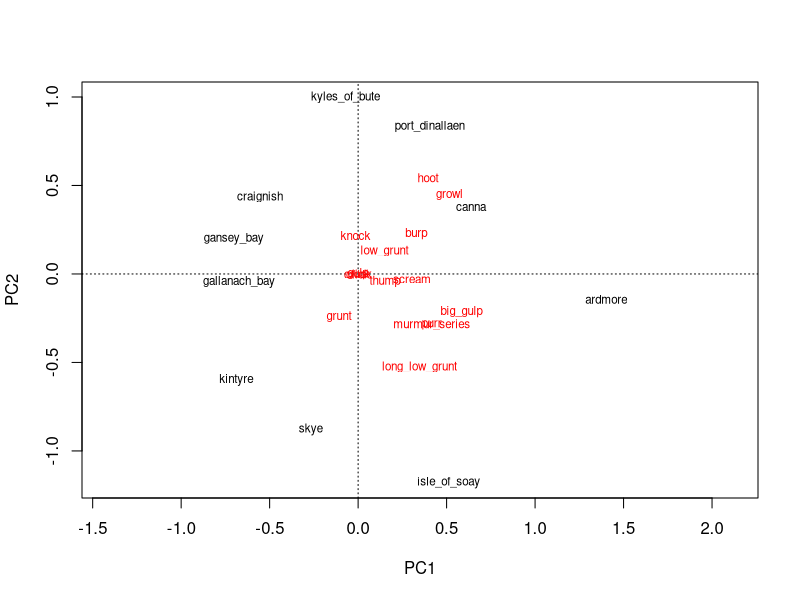
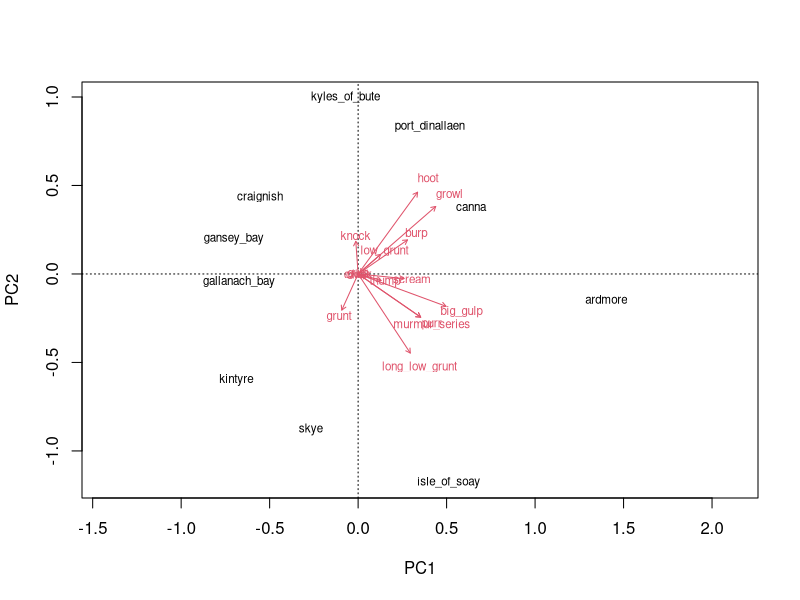
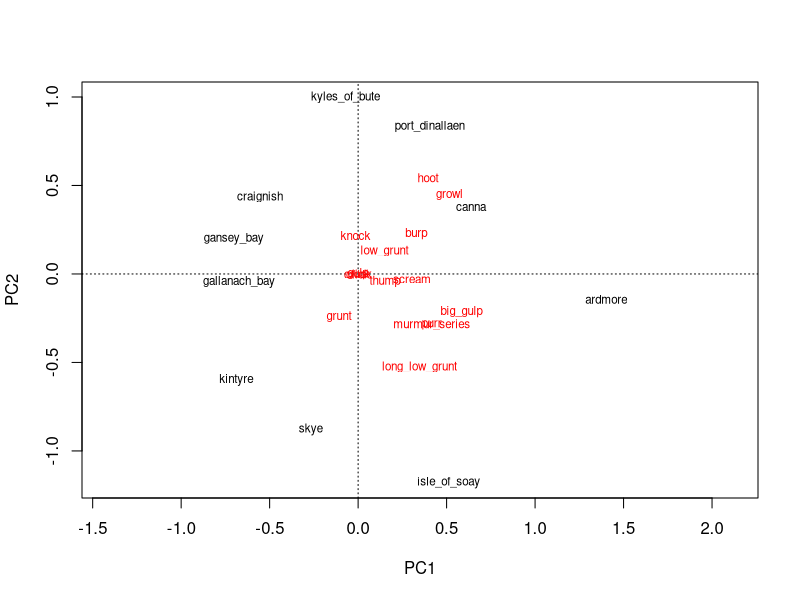
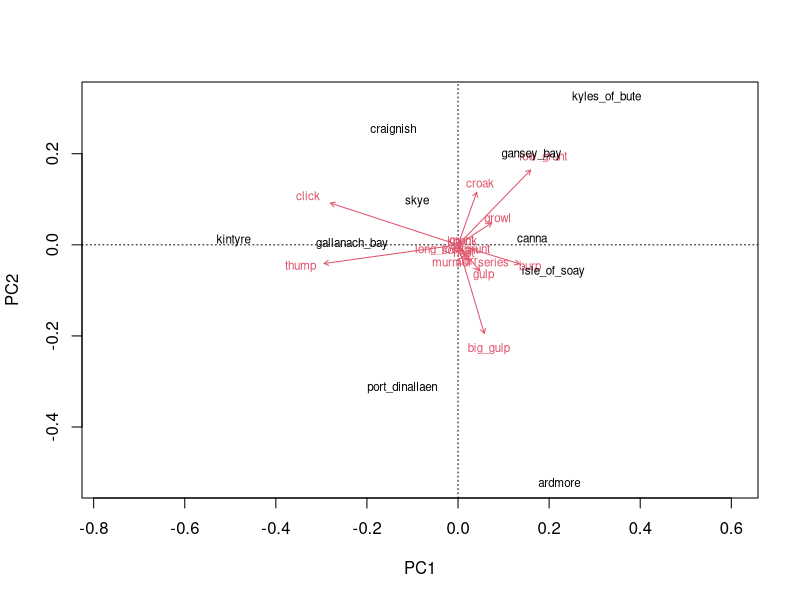
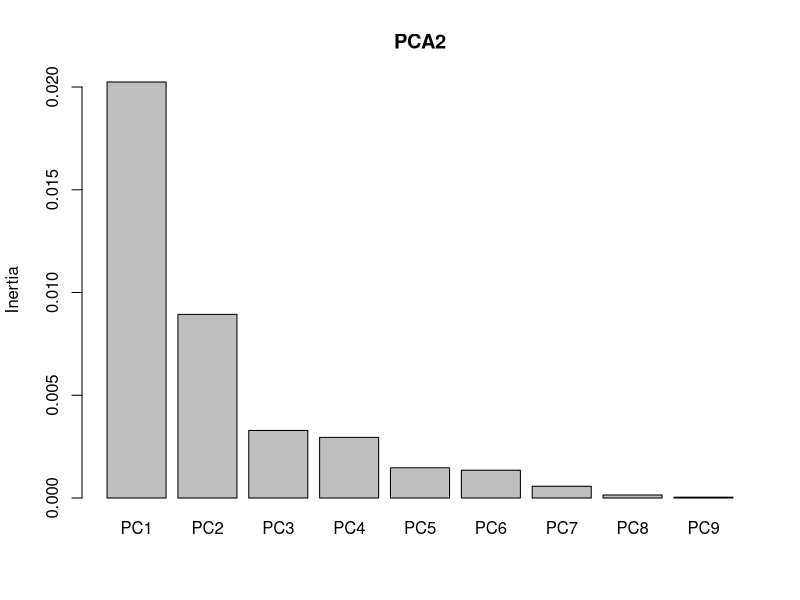

These charts were generated, in order, by the following R code: (Note: this script raises an error after producing the figures.)
## ---- chunk 1

install.packages("tidyverse")
install.packages("vegan")
library(tidyverse)
library(vegan)
library(readxl)

meta_richness <- read_excel("data/meta_richness.xlsx", 
                            sheet = "big_sheet (2)")
View(meta_richness)
meta_richness$habitat<- as.factor(meta_richness$habitat)
## ---- chunk 2
low_pres<- read_excel("data/meta_richness.xlsx", 
                            sheet = "low_presence")
View(low_pres)

low_pres<- subset(low_pres, select = -c(max_richness, simpsons, habitat) ) #remove unnecessary columnsc
low_pres<- low_pres %>%
  column_to_rownames(var = "site") # make site the name of the rows
# try the PCA
PCA<- rda(low_pres, scale=F)
plot(PCA)
summary(PCA)
biplot(PCA)
## ---- chunk 3
low_abundance<- read_excel("data/meta_richness.xlsx", 
                            sheet = "low_relative_abundance")
View(low_abundance)
low_abundance<- low_abundance %>%
  column_to_rownames(var = "site") # make site the name of the rows

# try the PCA
PCA2<- rda(low_abundance, scale=F)
plot(PCA)
summary(PCA2)
#very low eigenvalues
#very low loadings for the sites for each PC
biplot(PCA2)
screeplot(PCA2)
# Not worth more than PC2
## ---- chunk 4

low_richness <- read_excel("data/meta_richness.xlsx", 
                                       sheet = "low_presence")
View(low_richness)

# Delete unnecessary columns
low_richness<- subset(low_richness, select = -c(max_richness,simpsons, habitat) ) #remove unnecessary columnsc

low_richness<- low_richness %>%
  column_to_rownames(var = "site") # make site the name of the rows


# Make separate for habitats
habitats <- read_excel("data/meta_richness.xlsx", 
                         sheet = "habitats")
View(habitats)
habitats$habitat<- as.factor(habitats$habitat)

### Distance matrix calculation
low_richness_dist<- vegdist(presence_nmds, method="jaccard", binary= TRUE)
low_richness_dist

### NMDS
low_richness_nmds<- metaMDS(low_richness, #the community data
                    distance = "jaccard", # Using bray-curtis distance
                    try = 100)

plot(low_richness_nmds, type="t")
low_richness_nmds
## ---- chunk 5


# Draw ordihull polygons
ordihull(low_richness, # NMDS results object
         groups = habitats$habitat, # Grouping variable
         draw = "polygon", # Draw polygons
         col = 1:3, # Specify colors for polygons
         label = FALSE # Remove labels from polygons
)

help(ordihull)
## ---- chunk 6
basic_simper_<- simper(max_richness, #our community data set
                      permutations = 999) # permutations to run

summary(basic_simper , ordered = TRUE) #summary is the total contrast.

habitat_simper<- simper(max_richness, 
                         habitats$habitat,
                         permutations = 999)
summary(habitat_simper)
